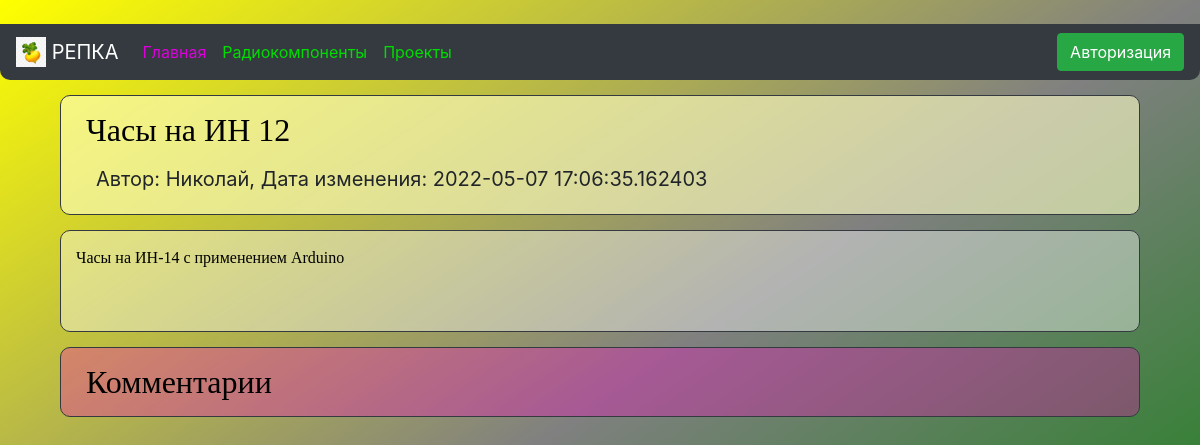
/project/5, run on the app's committed database.
### data/news.py (models this page shows)
class News(SqlAlchemyBase, SerializerMixin):
    __tablename__ = 'news'
    id = sqlalchemy.Column(sqlalchemy.Integer, primary_key=True, autoincrement=True)
    title = sqlalchemy.Column(sqlalchemy.String, nullable=True)
    content = sqlalchemy.Column(sqlalchemy.String, nullable=True)
    created_date = sqlalchemy.Column(sqlalchemy.DateTime, default=datetime.datetime.today())
    is_private = sqlalchemy.Column(sqlalchemy.Boolean, default=True)
    user_id = sqlalchemy.Column(sqlalchemy.Integer, sqlalchemy.ForeignKey("users.id"))
    about = sqlalchemy.Column(sqlalchemy.String, nullable=True)
    user = orm.relation('User')
    comments = orm.relation("Comment", back_populates="news")

### data/users.py (models this page shows, shortened)
class User(SqlAlchemyBase, UserMixin, SerializerMixin):
    __tablename__ = 'users'
    id = sqlalchemy.Column(sqlalchemy.Integer, primary_key=True, autoincrement=True)
    name = sqlalchemy.Column(sqlalchemy.String, nullable=True)
    about = sqlalchemy.Column(sqlalchemy.String, nullable=True)
    email = sqlalchemy.Column(sqlalchemy.String, index=True, unique=True, nullable=True)
    hashed_password = sqlalchemy.Column(sqlalchemy.String, nullable=True)
    created_date = sqlalchemy.Column(sqlalchemy.DateTime, default=datetime.datetime.now)
    news = orm.relation("News", back_populates='user')
    comments = orm.relation("Comment", back_populates="user")

### main.py (the view)
@app.route("/project/<int:id>", methods=['GET', 'POST'])
def project(id):
    form = CommentForm()
    db_sess = db_session.create_session()
    if form.validate_on_submit():
        comments = Comment(content=form.comment.data, news_id=id)
        current_user.comments.append(comments)
        db_sess.merge(current_user)
        db_sess.commit()
        return redirect(f'/project/{id}')
    if current_user.is_authenticated:
        news = db_sess.query(News).filter(
            News.id == id, News.user == current_user).first()
    else:
        news = db_sess.query(News).filter(
            News.id == id, News.is_private != True).first()
    if news is None:
        news = db_sess.query(News).filter(
            News.id == id, News.is_private != True).first()
    if news:
        comments = db_sess.query(Comment).filter((news.id == Comment.news_id))
        return render_template("project.html", news=news, comments=comments, form=form)
    return redirect("/projects")

### data/db_session.py (called while the page is built)
def create_session() -> Session:
    global __factory
    return __factory()

### templates/project.html (shortened to what this page needs)
﻿{% extends "base.html" %}
{% block content %}
<div class="border border-dark"
     style="padding: 10px; margin: 15px; border-radius: 10px; backdrop-filter: blur(5px); background: rgba(255, 255, 200, 0.6);">
    <div>
        <a style="font-size: 32px; padding: 15px"><font face="Comic Sans MS" color="#000000">{{news.title}}</font></a>
    </div>
    <div style="padding: 10px;">
        <a style="font-size: 20px; padding: 15px">Автор: {{news.user.name}}, Дата изменения: {{news.created_date}}</a>
    </div>
</div>
<div class="col-md6 border border-dark"
     style="padding: 15px; margin: 15px; border-radius: 10px; backdrop-filter: blur(5px); background: rgba(255, 255, 255, 0.4);">
    <p><font face="Comic Sans MS" color="#000000">{{news.content}}</font></p>
    <div style="padding: 15px"><a style="display: block;" href="{{ news.about }}">{{ news.about }}</a></div>
</div>
<div class="border border-dark"
     style="padding: 10px; margin: 15px; border-radius: 10px; backdrop-filter: blur(5px); background: rgba(255, 0, 200, 0.3);">
    <div>
        <a style="font-size: 32px; padding: 15px"><font face="Comic Sans MS" color="#000000">Комментарии</font></a>
    </div>
</div>
{% endblock %}

### data on the page
News: title "Часы на ИН 12", created_date "2022-05-07 17:06:35.162403", content "Часы на ИН-14 с применением Arduino"
User: user.name "Николай"
